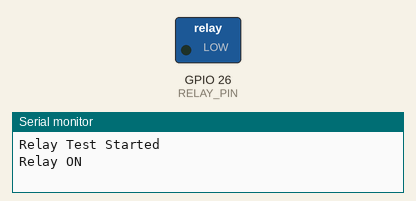
This sketch was run on a simulated ESP32. Shown: switched loads named in the sketch (green lamp = pin HIGH), the last lines printed to the serial monitor.

Above: at 1.5 s.
At 4.5 s:
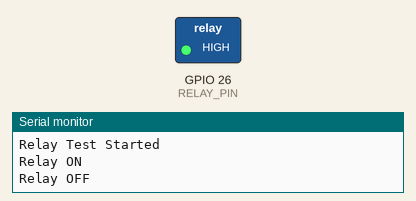
Timing chart, 0 to 7.8 s (numbered marks = the images above):
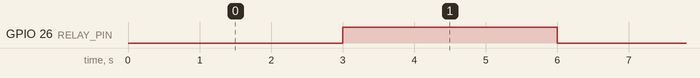

Measured:
- by itself, GPIO 26 (RELAY_PIN): alternates HIGH for 3.0 s and LOW for 3.0 s

The sketch:

sketch_may7d.ino
```cpp
#define RELAY_PIN 26

void setup() {

  Serial.begin(115200);

  pinMode(RELAY_PIN, OUTPUT);

  // Relay OFF initially
  digitalWrite(RELAY_PIN, HIGH);

  Serial.println("Relay Test Started");
}

void loop() {

  // =========================
  // RELAY ON
  // =========================

  Serial.println("Relay ON");

  // Active LOW relay
  digitalWrite(RELAY_PIN, LOW);

  delay(3000);

  // =========================
  // RELAY OFF
  // =========================

  Serial.println("Relay OFF");

  digitalWrite(RELAY_PIN, HIGH);

  delay(3000);
}
```
